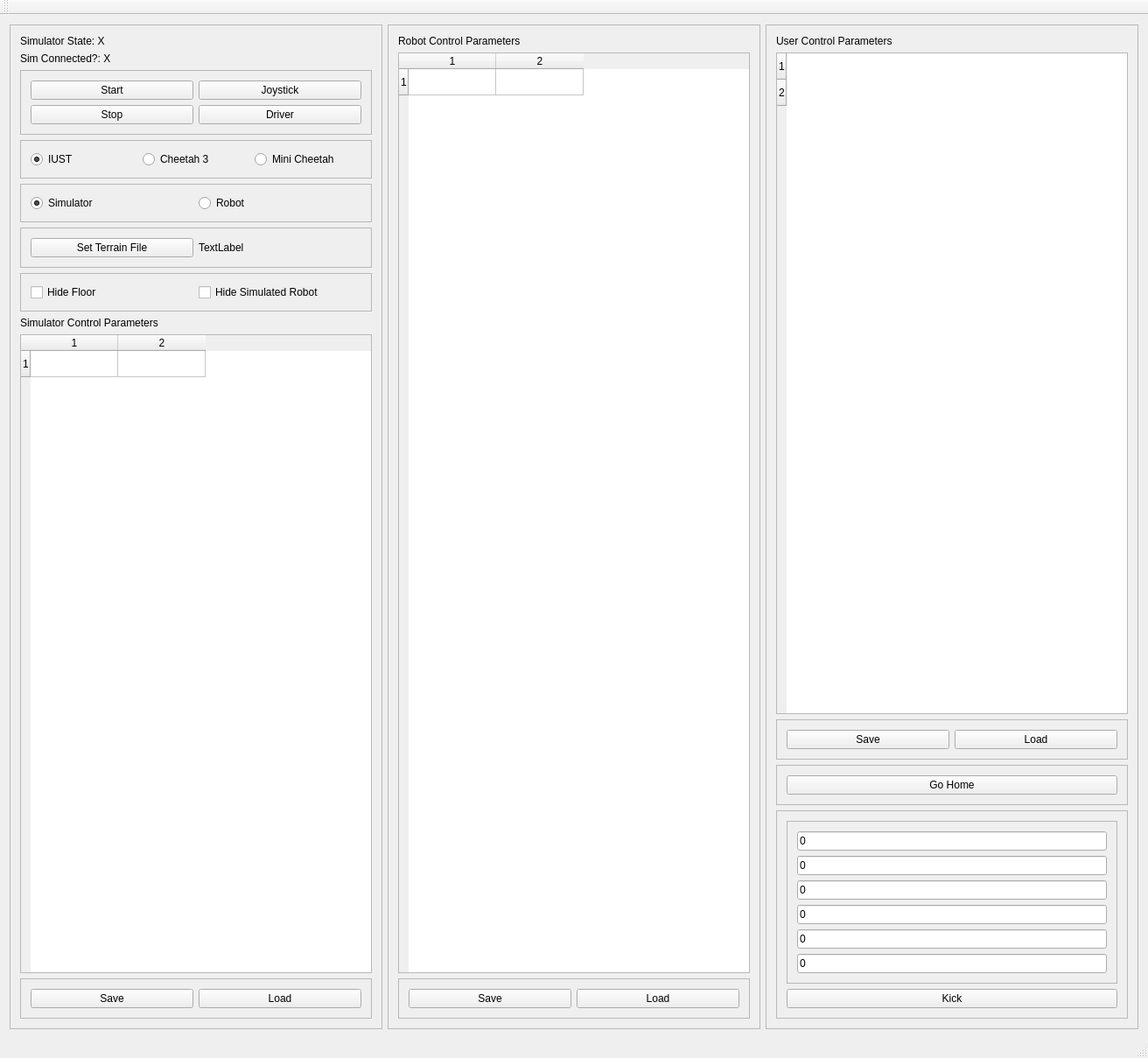
<?xml version="1.0" encoding="UTF-8"?>
<ui version="4.0">
 <class>SimControlPanel</class>
 <widget class="QMainWindow" name="SimControlPanel">
  <property name="geometry">
   <rect>
    <x>0</x>
    <y>0</y>
    <width>1312</width>
    <height>1209</height>
   </rect>
  </property>
  <property name="windowTitle">
   <string>SimControlPanel</string>
  </property>
  <widget class="QWidget" name="centralWidget">
   <layout class="QHBoxLayout" name="horizontalLayout_3">
    <item>
     <widget class="QFrame" name="frame_2">
      <property name="frameShape">
       <enum>QFrame::StyledPanel</enum>
      </property>
      <property name="frameShadow">
       <enum>QFrame::Raised</enum>
      </property>
      <layout class="QVBoxLayout" name="verticalLayout">
       <item>
        <widget class="QLabel" name="simulatorStateLabel">
         <property name="text">
          <string>Simulator State: X</string>
         </property>
        </widget>
       </item>
       <item>
        <widget class="QLabel" name="simulatorConnectedLabel">
         <property name="text">
          <string>Sim Connected?: X</string>
         </property>
        </widget>
       </item>
       <item>
        <widget class="QFrame" name="frame">
         <property name="frameShape">
          <enum>QFrame::StyledPanel</enum>
         </property>
         <property name="frameShadow">
          <enum>QFrame::Raised</enum>
         </property>
         <layout class="QGridLayout" name="gridLayout">
          <item row="0" column="0">
           <widget class="QPushButton" name="startButton">
            <property name="text">
             <string>Start</string>
            </property>
           </widget>
          </item>
          <item row="1" column="1">
           <widget class="QPushButton" name="driverButton">
            <property name="text">
             <string>Driver</string>
            </property>
           </widget>
          </item>
          <item row="0" column="1">
           <widget class="QPushButton" name="joystickButton">
            <property name="text">
             <string>Joystick</string>
            </property>
           </widget>
          </item>
          <item row="1" column="0">
           <widget class="QPushButton" name="stopButton">
            <property name="text">
             <string>Stop</string>
            </property>
           </widget>
          </item>
         </layout>
        </widget>
       </item>
       <item>
        <widget class="QFrame" name="frame_9">
         <property name="frameShape">
          <enum>QFrame::StyledPanel</enum>
         </property>
         <property name="frameShadow">
          <enum>QFrame::Raised</enum>
         </property>
         <layout class="QHBoxLayout" name="horizontalLayout_2">
          <item>
           <widget class="QRadioButton" name="iustButton">
            <property name="text">
             <string>IUST</string>
            </property>
            <property name="checked">
             <bool>true</bool>
            </property>
           </widget>
          </item>
          <item>
           <widget class="QRadioButton" name="cheetah3Button">
            <property name="text">
             <string>Cheetah 3</string>
            </property>
           </widget>
          </item>
          <item>
           <widget class="QRadioButton" name="miniCheetahButton">
            <property name="text">
             <string>Mini Cheetah</string>
            </property>
           </widget>
          </item>
         </layout>
        </widget>
       </item>
       <item>
        <widget class="QFrame" name="frame_10">
         <property name="frameShape">
          <enum>QFrame::StyledPanel</enum>
         </property>
         <property name="frameShadow">
          <enum>QFrame::Raised</enum>
         </property>
         <layout class="QHBoxLayout" name="horizontalLayout">
          <item>
           <widget class="QRadioButton" name="simulatorButton">
            <property name="text">
             <string>Simulator</string>
            </property>
            <property name="checked">
             <bool>true</bool>
            </property>
           </widget>
          </item>
          <item>
           <widget class="QRadioButton" name="robotButton">
            <property name="text">
             <string>Robot</string>
            </property>
           </widget>
          </item>
         </layout>
        </widget>
       </item>
       <item>
        <widget class="QFrame" name="frame_13">
         <property name="frameShape">
          <enum>QFrame::StyledPanel</enum>
         </property>
         <property name="frameShadow">
          <enum>QFrame::Raised</enum>
         </property>
         <layout class="QHBoxLayout" name="horizontalLayout_4">
          <item>
           <widget class="QPushButton" name="setTerrainButton">
            <property name="text">
             <string>Set Terrain File</string>
            </property>
           </widget>
          </item>
          <item>
           <widget class="QLabel" name="terrainFileLabel">
            <property name="text">
             <string>TextLabel</string>
            </property>
           </widget>
          </item>
         </layout>
        </widget>
       </item>
       <item>
        <widget class="QFrame" name="frame_14">
         <property name="frameShape">
          <enum>QFrame::StyledPanel</enum>
         </property>
         <property name="frameShadow">
          <enum>QFrame::Raised</enum>
         </property>
         <layout class="QHBoxLayout" name="horizontalLayout_5">
          <item>
           <widget class="QCheckBox" name="hide_floor_checkbox">
            <property name="text">
             <string>Hide Floor</string>
            </property>
           </widget>
          </item>
          <item>
           <widget class="QCheckBox" name="hide_robot_checkbox">
            <property name="text">
             <string>Hide Simulated Robot</string>
            </property>
           </widget>
          </item>
         </layout>
        </widget>
       </item>
       <item>
        <widget class="QLabel" name="label">
         <property name="text">
          <string>Simulator Control Parameters</string>
         </property>
        </widget>
       </item>
       <item>
        <widget class="QTableWidget" name="simulatorTable">
         <property name="rowCount">
          <number>1</number>
         </property>
         <property name="columnCount">
          <number>2</number>
         </property>
         <row/>
         <column/>
         <column/>
        </widget>
       </item>
       <item>
        <widget class="QFrame" name="frame_6">
         <property name="frameShape">
          <enum>QFrame::StyledPanel</enum>
         </property>
         <property name="frameShadow">
          <enum>QFrame::Raised</enum>
         </property>
         <layout class="QGridLayout" name="gridLayout_3">
          <item row="0" column="1">
           <widget class="QPushButton" name="loadSimulatorButton">
            <property name="text">
             <string>Load</string>
            </property>
           </widget>
          </item>
          <item row="0" column="0">
           <widget class="QPushButton" name="saveSimulatorButton">
            <property name="text">
             <string>Save</string>
            </property>
           </widget>
          </item>
         </layout>
        </widget>
       </item>
      </layout>
     </widget>
    </item>
    <item>
     <widget class="QFrame" name="frame_5">
      <property name="frameShape">
       <enum>QFrame::StyledPanel</enum>
      </property>
      <property name="frameShadow">
       <enum>QFrame::Raised</enum>
      </property>
      <layout class="QVBoxLayout" name="verticalLayout_3">
       <item>
        <widget class="QLabel" name="label_2">
         <property name="text">
          <string>Robot Control Parameters</string>
         </property>
        </widget>
       </item>
       <item>
        <widget class="QTableWidget" name="robotTable">
         <property name="rowCount">
          <number>1</number>
         </property>
         <property name="columnCount">
          <number>2</number>
         </property>
         <row/>
         <column/>
         <column/>
        </widget>
       </item>
       <item>
        <widget class="QFrame" name="frame_4">
         <property name="frameShape">
          <enum>QFrame::StyledPanel</enum>
         </property>
         <property name="frameShadow">
          <enum>QFrame::Raised</enum>
         </property>
         <layout class="QGridLayout" name="gridLayout_2">
          <item row="0" column="1">
           <widget class="QPushButton" name="loadRobotButton">
            <property name="text">
             <string>Load</string>
            </property>
           </widget>
          </item>
          <item row="0" column="0">
           <widget class="QPushButton" name="saveRobotButton">
            <property name="text">
             <string>Save</string>
            </property>
           </widget>
          </item>
         </layout>
        </widget>
       </item>
      </layout>
     </widget>
    </item>
    <item>
     <widget class="QFrame" name="frame_3">
      <property name="frameShape">
       <enum>QFrame::StyledPanel</enum>
      </property>
      <property name="frameShadow">
       <enum>QFrame::Raised</enum>
      </property>
      <layout class="QVBoxLayout" name="verticalLayout_2">
       <item>
        <widget class="QLabel" name="label_3">
         <property name="text">
          <string>User Control Parameters</string>
         </property>
        </widget>
       </item>
       <item>
        <widget class="QTableWidget" name="userControlTable">
         <property name="rowCount">
          <number>2</number>
         </property>
         <property name="columnCount">
          <number>0</number>
         </property>
         <row/>
         <row/>
        </widget>
       </item>
       <item>
        <widget class="QFrame" name="frame_7">
         <property name="frameShape">
          <enum>QFrame::StyledPanel</enum>
         </property>
         <property name="frameShadow">
          <enum>QFrame::Raised</enum>
         </property>
         <layout class="QGridLayout" name="gridLayout_4">
          <item row="0" column="1">
           <widget class="QPushButton" name="loadUserButton">
            <property name="text">
             <string>Load</string>
            </property>
           </widget>
          </item>
          <item row="0" column="0">
           <widget class="QPushButton" name="saveUserButton">
            <property name="text">
             <string>Save</string>
            </property>
           </widget>
          </item>
         </layout>
        </widget>
       </item>
       <item>
        <widget class="QFrame" name="frame_8">
         <property name="frameShape">
          <enum>QFrame::StyledPanel</enum>
         </property>
         <property name="frameShadow">
          <enum>QFrame::Raised</enum>
         </property>
         <layout class="QVBoxLayout" name="verticalLayout_4">
          <item>
           <widget class="QPushButton" name="goHomeButton">
            <property name="text">
             <string>Go Home</string>
            </property>
           </widget>
          </item>
         </layout>
        </widget>
       </item>
       <item>
        <widget class="QFrame" name="frame_12">
         <property name="sizePolicy">
          <sizepolicy hsizetype="Expanding" vsizetype="Preferred">
           <horstretch>0</horstretch>
           <verstretch>0</verstretch>
          </sizepolicy>
         </property>
         <property name="frameShape">
          <enum>QFrame::StyledPanel</enum>
         </property>
         <property name="frameShadow">
          <enum>QFrame::Raised</enum>
         </property>
         <layout class="QGridLayout" name="gridLayout_6">
          <item row="0" column="0">
           <widget class="QFrame" name="frame_11">
            <property name="frameShape">
             <enum>QFrame::StyledPanel</enum>
            </property>
            <property name="frameShadow">
             <enum>QFrame::Raised</enum>
            </property>
            <layout class="QVBoxLayout" name="verticalLayout_6">
             <item>
              <widget class="QLineEdit" name="kickAngularX">
               <property name="sizePolicy">
                <sizepolicy hsizetype="Ignored" vsizetype="Fixed">
                 <horstretch>0</horstretch>
                 <verstretch>0</verstretch>
                </sizepolicy>
               </property>
               <property name="text">
                <string>0</string>
               </property>
              </widget>
             </item>
             <item>
              <widget class="QLineEdit" name="kickAngularY">
               <property name="sizePolicy">
                <sizepolicy hsizetype="Ignored" vsizetype="Fixed">
                 <horstretch>0</horstretch>
                 <verstretch>0</verstretch>
                </sizepolicy>
               </property>
               <property name="text">
                <string>0</string>
               </property>
              </widget>
             </item>
             <item>
              <widget class="QLineEdit" name="kickAngularZ">
               <property name="sizePolicy">
                <sizepolicy hsizetype="Ignored" vsizetype="Fixed">
                 <horstretch>0</horstretch>
                 <verstretch>0</verstretch>
                </sizepolicy>
               </property>
               <property name="text">
                <string>0</string>
               </property>
              </widget>
             </item>
             <item>
              <widget class="QLineEdit" name="kickLinearX">
               <property name="sizePolicy">
                <sizepolicy hsizetype="Minimum" vsizetype="Fixed">
                 <horstretch>0</horstretch>
                 <verstretch>0</verstretch>
                </sizepolicy>
               </property>
               <property name="text">
                <string>0</string>
               </property>
              </widget>
             </item>
             <item>
              <widget class="QLineEdit" name="kickLinearY">
               <property name="sizePolicy">
                <sizepolicy hsizetype="Minimum" vsizetype="Fixed">
                 <horstretch>0</horstretch>
                 <verstretch>0</verstretch>
                </sizepolicy>
               </property>
               <property name="text">
                <string>0</string>
               </property>
              </widget>
             </item>
             <item>
              <widget class="QLineEdit" name="kickLinearZ">
               <property name="sizePolicy">
                <sizepolicy hsizetype="Minimum" vsizetype="Fixed">
                 <horstretch>0</horstretch>
                 <verstretch>0</verstretch>
                </sizepolicy>
               </property>
               <property name="text">
                <string>0</string>
               </property>
              </widget>
             </item>
            </layout>
           </widget>
          </item>
          <item row="1" column="0">
           <widget class="QPushButton" name="kickButton">
            <property name="text">
             <string>Kick</string>
            </property>
           </widget>
          </item>
         </layout>
        </widget>
       </item>
      </layout>
     </widget>
    </item>
   </layout>
  </widget>
  <widget class="QMenuBar" name="menuBar">
   <property name="geometry">
    <rect>
     <x>0</x>
     <y>0</y>
     <width>1312</width>
     <height>28</height>
    </rect>
   </property>
  </widget>
  <widget class="QToolBar" name="mainToolBar">
   <attribute name="toolBarArea">
    <enum>TopToolBarArea</enum>
   </attribute>
   <attribute name="toolBarBreak">
    <bool>false</bool>
   </attribute>
  </widget>
  <widget class="QStatusBar" name="statusBar"/>
 </widget>
 <layoutdefault spacing="6" margin="11"/>
 <resources/>
 <connections/>
</ui>
